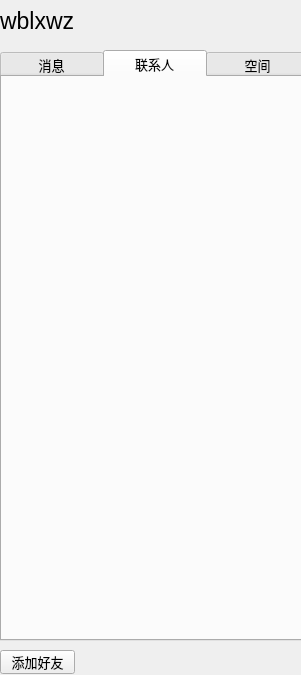
<?xml version="1.0" encoding="UTF-8"?>
<ui version="4.0">
 <class>MainWindowClass</class>
 <widget class="QMainWindow" name="MainWindowClass">
  <property name="geometry">
   <rect>
    <x>0</x>
    <y>0</y>
    <width>301</width>
    <height>675</height>
   </rect>
  </property>
  <property name="windowTitle">
   <string>MainWindow</string>
  </property>
  <widget class="QWidget" name="centralWidget">
   <widget class="QTabWidget" name="tabWidget">
    <property name="geometry">
     <rect>
      <x>0</x>
      <y>50</y>
      <width>311</width>
      <height>591</height>
     </rect>
    </property>
    <property name="font">
     <font>
      <pointsize>10</pointsize>
     </font>
    </property>
    <property name="styleSheet">
     <string notr="true">QTabBar::tab{width:102.5}</string>
    </property>
    <property name="currentIndex">
     <number>1</number>
    </property>
    <widget class="QWidget" name="tab">
     <attribute name="title">
      <string>消息</string>
     </attribute>
    </widget>
    <widget class="QWidget" name="tab_3">
     <attribute name="title">
      <string>联系人</string>
     </attribute>
    </widget>
    <widget class="QWidget" name="tab_2">
     <attribute name="title">
      <string>空间</string>
     </attribute>
    </widget>
   </widget>
   <widget class="QLabel" name="name">
    <property name="geometry">
     <rect>
      <x>0</x>
      <y>0</y>
      <width>291</width>
      <height>41</height>
     </rect>
    </property>
    <property name="font">
     <font>
      <pointsize>17</pointsize>
     </font>
    </property>
    <property name="text">
     <string>wblxwz</string>
    </property>
   </widget>
   <widget class="QPushButton" name="addButton">
    <property name="geometry">
     <rect>
      <x>0</x>
      <y>650</y>
      <width>75</width>
      <height>24</height>
     </rect>
    </property>
    <property name="font">
     <font>
      <pointsize>10</pointsize>
     </font>
    </property>
    <property name="text">
     <string>添加好友</string>
    </property>
   </widget>
  </widget>
 </widget>
 <layoutdefault spacing="6" margin="11"/>
 <resources/>
 <connections/>
</ui>
